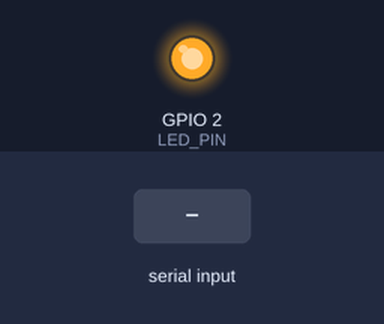
This sketch was run on a simulated ESP8266 (NodeMCU). Parts: output pins drawn as LEDs (lit = HIGH). Inputs (shaded band) come from the test bench. WiFi joins after 1.5 s; servers stay silent unless stated; network time is answered at once with the bench clock; the local clock reads 2024-03-15 10:24:30 at power-on unless the sketch sets it; no MQTT or app messages arrive unless stated; what the sketch prints to the serial monitor is not drawn.

Above: at 3.7 s.
3.8 s: "1\n" received over Serial
At 5.0 s:
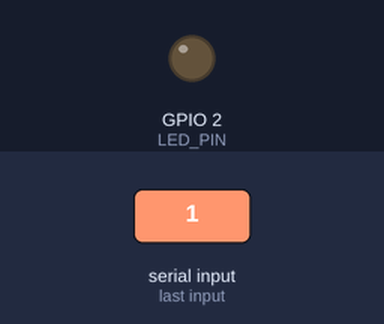
5.3 s: "0\n" received over Serial
At 6.1 s:
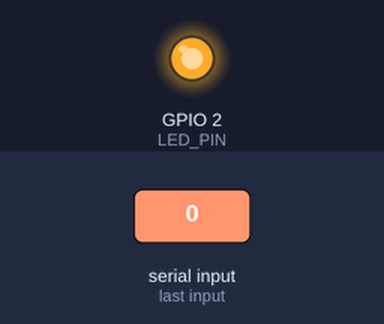
6.8 s: "2\n" received over Serial
At 7.3 s:
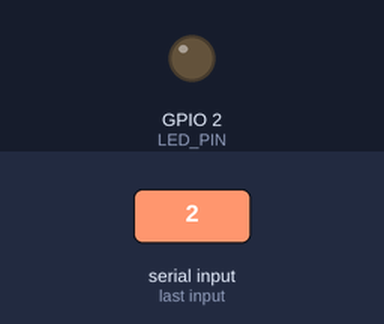
Timing chart, 0 to 9.8 s (numbered marks = the images above; inputs shaded):
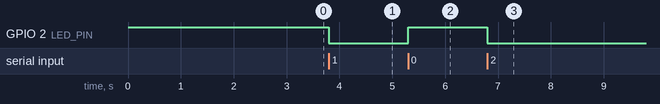

Measured:
- after the input at 3.8 s, GPIO 2 (LED_PIN): HIGH → LOW at once
- after the input at 5.3 s, GPIO 2 (LED_PIN): LOW → HIGH at once
- after the input at 6.8 s, GPIO 2 (LED_PIN): HIGH → LOW at once

The sketch:

mqtt_esp8266_uart_bridge.ino
```cpp
// (licence header left out)
#include <ESP8266WiFi.h>
#include <ESP8266WiFiMulti.h>
#include <WiFiUdp.h>
#include <PubSubClient.h>

#include "time.h"

/*
 * Extra libraries installed from the Library Manager
 */
// https://github.com/arduino-libraries/NTPClient
#include <NTPClient.h>

// https://arduinojson.org/
#include <ArduinoJson.h>


/*
 * configuration includes passwords/etc
 * include separately to not leak private information
 */
#include "config.h"

/* https://github.com/fabianoriccardi/git-describe-arduino
 * add a GIT_VERSION string that is updated every compile event
 */
#include "git-version.h"


/*
 * Globals
 */
String topic;
struct tm timeinfo;

uint8_t mac[6];
String my_mac;

// blink-per-message housekeeping
unsigned int nBlinks = 0;
bool led_state = 1;
bool in_blink = false;
typeof(millis()) last_blink = 0;

// status update housekeeping
typeof(millis()) last_status = 30000;  // nonzero to defer our first status until triggered
unsigned long inPackets = 0;
unsigned long outPackets = 0;


WiFiClient wifi;
ESP8266WiFiMulti wifiMulti;
WiFiUDP udp;
NTPClient ntpClient(udp, NTP_SERVER, 0, NTP_UPDATE_INTERVAL);
PubSubClient mqtt(wifi);
typeof(millis()) last_wifi_check = -WIFI_RETRY_DELAY;
unsigned long last_mqtt_check = 0;


/*
 * Read a line from the UART port.
 *
 * Assumes that the bytes of a frame are sent within CHAR_TIMEOUT of each
 * other, and that the frame is terminated by a newline character '\n'.
 */
String serialRead() {
  String buf = "";
  char inChar;
  uint32_t char_time = millis();
  while (Serial.available() || millis() - char_time < CHAR_TIMEOUT) {
    inChar = (char)Serial.read();
    if (inChar == '\n') {
      break;
    } else if (inChar == '\r') {
      char_time = millis();
      continue;
    } else if ((int)inChar != 255) {
      buf += inChar;
      char_time = millis();
    }
  }
  return buf;
}


/*
 * Return a string in RFC3339 format of the current time.
 * Will return a placeholder if there is no network connection to an
 * NTP server.
 */
String getIsoTime()
{
  char timeStr[21] = {0};  // NOTE: change if strftime format changes

  time_t time_now = ntpClient.getEpochTime();
  localtime_r(&time_now, &timeinfo);

  if (timeinfo.tm_year <= (2016 - 1900)) {
    // seems to be a bogus value, so return a placeholder
    return String("YYYY-MM-DDTHH:MM:SSZ");
  } else {
    strftime(timeStr, sizeof(timeStr), "%Y-%m-%dT%H:%M:%SZ", &timeinfo);
    return String(timeStr);
  }
}


/*
 * Given a byte array of length (n), return the ASCII hex representation
 * and properly zero pad values less than 0x10.
 * String(0x08, HEX) will yield '8' instead of the expected '08' string
 */
String hexToStr(uint8_t* arr, int n)
{
  String result;
  result.reserve(2*n);
  for (int i = 0; i < n; ++i) {
    if (arr[i] < 0x10) {result += '0';}
    result += String(arr[i], HEX);
  }
  return result;
}


/*
 * Called whenever a payload is received from a subscribed MQTT topic.
 */
void mqtt_receive_callback(char* topic, byte* payload, unsigned int length) {

  if (strcmp(topic, (MQTT_TOPIC_PREFIX + my_mac + MQTT_CONTROL_TOPIC).c_str()) == 0) {
      // TODO: use this to change behavior
  } else if (strcmp(topic, (MQTT_TOPIC_PREFIX + my_mac + MQTT_DOWNLINK_TOPIC).c_str()) == 0) {
      // Directly pass through the bytes
      // TODO: use COBS or other method to better denote payload frame
      Serial.write(payload, length);
  }

  inPackets++;

  // LED blinks once per payload
  nBlinks += 1;
}


/*
 * Check WiFi connection, attempt to reconnect.
 * This blocks until a connection is (re)established.
 */
bool check_wifi()
{
  if (WiFi.status() != WL_CONNECTED) {
    if ((millis() - last_wifi_check) >= WIFI_RETRY_DELAY) {
      Serial.print("[INFO] WiFi connecting.");

      int retries = 10;
      while (retries > 0 && wifiMulti.run() != WL_CONNECTED) {
        delay(500);
        Serial.print(".");
        retries--;
      }

      if (retries == 0) {
        String msg = "[INFO] WiFi: failed, waiting for " + String(WIFI_RETRY_DELAY/1000) + " seconds before trying again";
        Serial.println(msg);
      } else {
        Serial.println(" " + WiFi.localIP().toString());
      }
      last_wifi_check = millis();
    } // retry delay
  } // !connected
  return (WiFi.status() == WL_CONNECTED);
}


/*
 * Check the MQTT connection state and attempt to reconnect.
 * If we do reconnect, then subscribe to MQTT_CONTROL_TOPIC and
 * MQTT_DOWNLINK_TOPIC and publish to MQTT_STATUS_TOPIC with status type and
 * telemetry.
 */
bool check_mqtt() { if (mqtt.connected()) { return true; }

  // no point to continue if no network
  if (WiFi.status() != WL_CONNECTED) { return false; }

  // reconnect
  Serial.print("[INFO] MQTT reconnect...");
  // Attempt to connect
  int connect_status = mqtt.connect(my_mac.c_str(), MQTT_USER, MQTT_PASS,
                   (MQTT_TOPIC_PREFIX + my_mac + MQTT_STATUS_TOPIC).c_str(),
                   2,  // willQoS
                   1,  // willRetain
                   "{\"state\":\"disconnected\"}");
  if (connect_status) {
    // let everyone know we are alive
    pub_status_mqtt("connected");

    // ... and resubscribe to control and downlink topics
    mqtt.subscribe((MQTT_TOPIC_PREFIX + my_mac + MQTT_CONTROL_TOPIC).c_str());
    mqtt.subscribe((MQTT_TOPIC_PREFIX + my_mac + MQTT_DOWNLINK_TOPIC).c_str());
  } else {
    Serial.print("failed, rc=");
  }
  Serial.println(mqtt.state());
  return mqtt.connected();
}


/*
 * Publish a status message with system telemetry.
 */
bool pub_status_mqtt(const char *state)
{
  bool retval = false;

  // JSON formatted payload
  StaticJsonDocument<512> status_json;
  status_json["state"] = state;
  status_json["time"] = getIsoTime();
  status_json["uptime_ms"] = millis();
  status_json["packets_in"] = inPackets;
  status_json["packets_out"] = outPackets;
  status_json["ssid"] = WiFi.SSID();
  status_json["rssi"] = WiFi.RSSI();
  status_json["ip"] = WiFi.localIP().toString();
  status_json["hostname"] = WiFi.getHostname();
  status_json["version"] = GIT_VERSION;
  status_json["heap_free"] = ESP.getFreeHeap();

  uint8_t buf[512];
  size_t len = serializeJson(status_json, buf);

  //Serial.println(buf);

  if (mqtt.connected()) {
    retval = mqtt.publish(
      (MQTT_TOPIC_PREFIX + my_mac + MQTT_STATUS_TOPIC).c_str(),
      buf,
      len,
      true);
  }

  if (retval) { nBlinks++; }

  return retval;
}


/***********************************************************
 * SETUP
 ***********************************************************/
void setup() {
  Serial.begin(115200);
  Serial.setTimeout(SERIAL_TIMEOUT);

  pinMode(LED_PIN, OUTPUT);
  digitalWrite(LED_PIN, led_state);

  Serial.println();
  Serial.println();

  /*
   * setup WiFi
   */
  //WiFi.mode(WIFI_STA);
  for (int i=0; i<NUM_WLANS; i++) {
    wifiMulti.addAP(WLAN_SSID[i], WLAN_PASS[i]);
  }

  WiFi.macAddress(mac);
  my_mac = hexToStr(mac, 6);
  String msg = "[INFO] MAC: " + my_mac;
  Serial.println(msg);

  msg = "mqtt8266bridge-" + my_mac;
  WiFi.setHostname(msg.c_str());

  // Connect to WiFi
  check_wifi();


  /*
   * setup MQTT
   */
  mqtt.setServer(MQTT_SERVER, MQTT_PORT);
  mqtt.setCallback(mqtt_receive_callback);
  mqtt.setBufferSize(512);
  topic = MQTT_TOPIC_PREFIX + my_mac + MQTT_UPLINK_TOPIC;

  delay(1000);

  /*
   * setup NTP time sync
   */
  ntpClient.begin();
  ntpClient.update();
}


/***********************************************************
 * LOOP
 ***********************************************************/
void loop() {
  bool wifi_good;
  bool mqtt_good;
  String rxBuffer;

  wifi_good = check_wifi();
  mqtt_good = check_mqtt();

  if (wifi_good) {
    ntpClient.update();
    mqtt.loop();
  }

  if (mqtt_good) {
    //celebrate!
  }

  rxBuffer = serialRead();
  if (rxBuffer.length() > 0) {
    mqtt.publish((MQTT_TOPIC_PREFIX + my_mac + MQTT_UPLINK_TOPIC).c_str(),
                 (uint8_t *)rxBuffer.c_str(),
                 rxBuffer.length(),
                 false);
    outPackets++;
    nBlinks++;
  }


  /*
   * Handle periodic events
   */
  unsigned long now = millis();

  // Handle blinking without using delay()
  if (nBlinks > 0) {
    if (now - last_blink >= BLINK_MS) {
      last_blink = now;
      if (in_blink) { // then finish
        digitalWrite(LED_PIN, led_state);
        nBlinks--;
        in_blink = false;
      } else {
        digitalWrite(LED_PIN, !led_state);
        in_blink = true;
      }
    }
  }

  static int no_packet_intervals = NO_PACKETS_INTERVALS_ZOMBIE_RESTART;
  if (now - last_status >= STATUS_INTERVAL) {
    pub_status_mqtt("status");

    if (inPackets > 0 || outPackets > 0) {
      // something happened, so things are ok?
      no_packet_intervals = NO_PACKETS_INTERVALS_ZOMBIE_RESTART;
    } else {
      no_packet_intervals--;

      if (no_packet_intervals == 0) {
        // no heard packets is a potential problem
        pub_status_mqtt("restarting");
        ESP.restart();
      }
    }

    inPackets = 0;
    outPackets = 0;
    last_status = millis();
  }
  /*
   * end periodic events
   */


  delay(1);
}
```

git-version.h
```cpp
/*
 * This file contents is replaced using the build-time script from:
 * https://github.com/fabianoriccardi/git-describe-arduino
 *
 * Define something here so compilation proceeds when the tool isn't present.
 * Generate the string manually by:
 *
 *  git describe --tags --always --dirty
 */
#define GIT_VERSION "v0.1.6"
```

config-example.h
```cpp
/*
 * configuration
 *
 * copy to "config.h" and fill in the values
 * !!!! DO NOT CHECK-IN THIS FILE TO git !!!!
 */

// on-board LED blinks once per packet
//   generic board: pin 2
#define LED_PIN 2
#define BLINK_MS 20


// Serial settings
#define SERIAL_TIMEOUT 100  // timeout 100ms
#define CHAR_TIMEOUT 5 // char timeout (ms)


// WiFi config
const typeof(millis()) WIFI_RETRY_DELAY = 300000;  // milliseconds   300000
const char *WLAN_SSID[] = {"name1", "name2"};
const char *WLAN_PASS[] = {"pass1", "pass2"};
const int NUM_WLANS = 2;


// SNTP time config
const char *NTP_SERVER = "us.pool.ntp.org";
const typeof(millis()) NTP_UPDATE_INTERVAL = 1800000;  // ms between NTP queries

// Status updates
const typeof(millis()) STATUS_INTERVAL = 300000;  // ms between status messages
const int NO_PACKETS_INTERVALS_ZOMBIE_RESTART = 10;  // no-packet status intervals? --> restart to resurrect

// MQTT settings
const char *MQTT_TOPIC_PREFIX = "valpo/mqtt8266bridge/";
const char *MQTT_STATUS_TOPIC = "/status";
const char *MQTT_CONTROL_TOPIC = "/control";
const char *MQTT_DOWNLINK_TOPIC = "/stdin";
const char *MQTT_UPLINK_TOPIC = "/stdout";
const char *MQTT_SERVER = "CHANGE_ME";
const int MQTT_PORT = 1883;
const char *MQTT_USER = "CHANGE_ME";
const char *MQTT_PASS = "CHANGE_ME";
```
